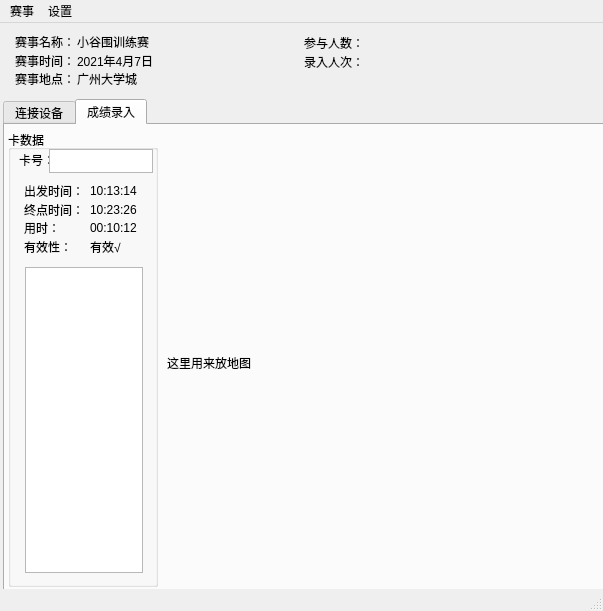
<?xml version="1.0" encoding="UTF-8"?>
<ui version="4.0">
 <class>MainWindow</class>
 <widget class="QMainWindow" name="MainWindow">
  <property name="geometry">
   <rect>
    <x>0</x>
    <y>0</y>
    <width>603</width>
    <height>611</height>
   </rect>
  </property>
  <property name="windowTitle">
   <string>小谷围专用成统</string>
  </property>
  <widget class="QWidget" name="centralwidget">
   <widget class="QTabWidget" name="tabWidget">
    <property name="geometry">
     <rect>
      <x>3</x>
      <y>76</y>
      <width>609</width>
      <height>501</height>
     </rect>
    </property>
    <property name="currentIndex">
     <number>1</number>
    </property>
    <widget class="QWidget" name="tab">
     <attribute name="title">
      <string>连接设备</string>
     </attribute>
     <layout class="QGridLayout" name="gridLayout">
      <item row="0" column="0">
       <widget class="QGroupBox" name="groupBox">
        <property name="sizePolicy">
         <sizepolicy hsizetype="Preferred" vsizetype="Preferred">
          <horstretch>0</horstretch>
          <verstretch>0</verstretch>
         </sizepolicy>
        </property>
        <property name="title">
         <string>主站</string>
        </property>
        <layout class="QHBoxLayout" name="horizontalLayout">
         <item>
          <widget class="QLabel" name="label">
           <property name="text">
            <string>端口：</string>
           </property>
          </widget>
         </item>
         <item>
          <widget class="QComboBox" name="comboBox"/>
         </item>
         <item>
          <widget class="QPushButton" name="pushButton">
           <property name="text">
            <string>连接</string>
           </property>
          </widget>
         </item>
         <item>
          <widget class="QLabel" name="label_2">
           <property name="text">
            <string>未连接</string>
           </property>
          </widget>
         </item>
        </layout>
       </widget>
      </item>
      <item row="0" column="1">
       <spacer name="horizontalSpacer">
        <property name="orientation">
         <enum>Qt::Horizontal</enum>
        </property>
        <property name="sizeHint" stdset="0">
         <size>
          <width>66</width>
          <height>55</height>
         </size>
        </property>
       </spacer>
      </item>
      <item row="0" column="2">
       <widget class="QGroupBox" name="groupBox_3">
        <property name="sizePolicy">
         <sizepolicy hsizetype="Preferred" vsizetype="Preferred">
          <horstretch>0</horstretch>
          <verstretch>0</verstretch>
         </sizepolicy>
        </property>
        <property name="title">
         <string>打印机</string>
        </property>
        <layout class="QHBoxLayout" name="horizontalLayout_2">
         <item>
          <widget class="QLabel" name="label_13">
           <property name="text">
            <string>端口：</string>
           </property>
          </widget>
         </item>
         <item>
          <widget class="QComboBox" name="comboBox_3"/>
         </item>
         <item>
          <widget class="QPushButton" name="pushButton_2">
           <property name="text">
            <string>连接</string>
           </property>
          </widget>
         </item>
         <item>
          <widget class="QLabel" name="label_14">
           <property name="text">
            <string>未连接</string>
           </property>
          </widget>
         </item>
        </layout>
       </widget>
      </item>
      <item row="1" column="0">
       <widget class="QGroupBox" name="groupBox_4">
        <property name="title">
         <string>主站状态</string>
        </property>
       </widget>
      </item>
      <item row="1" column="1">
       <spacer name="horizontalSpacer_2">
        <property name="orientation">
         <enum>Qt::Horizontal</enum>
        </property>
        <property name="sizeHint" stdset="0">
         <size>
          <width>66</width>
          <height>249</height>
         </size>
        </property>
       </spacer>
      </item>
      <item row="1" column="2">
       <widget class="QGroupBox" name="groupBox_5">
        <property name="title">
         <string>打印机状态</string>
        </property>
        <widget class="QCheckBox" name="checkBox">
         <property name="geometry">
          <rect>
           <x>12</x>
           <y>20</y>
           <width>71</width>
           <height>16</height>
          </rect>
         </property>
         <property name="text">
          <string>开启打印</string>
         </property>
        </widget>
       </widget>
      </item>
      <item row="2" column="0" colspan="3">
       <spacer name="verticalSpacer">
        <property name="orientation">
         <enum>Qt::Vertical</enum>
        </property>
        <property name="sizeHint" stdset="0">
         <size>
          <width>582</width>
          <height>133</height>
         </size>
        </property>
       </spacer>
      </item>
     </layout>
    </widget>
    <widget class="QWidget" name="tab_2">
     <attribute name="title">
      <string>成绩录入</string>
     </attribute>
     <widget class="QGroupBox" name="groupBox_2">
      <property name="geometry">
       <rect>
        <x>3</x>
        <y>5</y>
        <width>150</width>
        <height>457</height>
       </rect>
      </property>
      <property name="title">
       <string>卡数据</string>
      </property>
      <widget class="QLabel" name="label_3">
       <property name="geometry">
        <rect>
         <x>11</x>
         <y>22</y>
         <width>32</width>
         <height>16</height>
        </rect>
       </property>
       <property name="text">
        <string>卡号：</string>
       </property>
      </widget>
      <widget class="QTextEdit" name="textEdit">
       <property name="geometry">
        <rect>
         <x>41</x>
         <y>19</y>
         <width>104</width>
         <height>24</height>
        </rect>
       </property>
      </widget>
      <widget class="QTableView" name="tableView">
       <property name="geometry">
        <rect>
         <x>17</x>
         <y>137</y>
         <width>118</width>
         <height>306</height>
        </rect>
       </property>
      </widget>
      <widget class="QWidget" name="">
       <property name="geometry">
        <rect>
         <x>16</x>
         <y>55</y>
         <width>122</width>
         <height>68</height>
        </rect>
       </property>
       <layout class="QFormLayout" name="formLayout">
        <item row="0" column="0">
         <widget class="QLabel" name="label_4">
          <property name="text">
           <string>出发时间：</string>
          </property>
         </widget>
        </item>
        <item row="0" column="1">
         <widget class="QLabel" name="label_17">
          <property name="text">
           <string>10:13:14</string>
          </property>
         </widget>
        </item>
        <item row="1" column="0">
         <widget class="QLabel" name="label_15">
          <property name="text">
           <string>终点时间：</string>
          </property>
         </widget>
        </item>
        <item row="1" column="1">
         <widget class="QLabel" name="label_18">
          <property name="text">
           <string>10:23:26</string>
          </property>
         </widget>
        </item>
        <item row="2" column="0">
         <widget class="QLabel" name="label_16">
          <property name="layoutDirection">
           <enum>Qt::LeftToRight</enum>
          </property>
          <property name="text">
           <string>用时：</string>
          </property>
         </widget>
        </item>
        <item row="2" column="1">
         <widget class="QLabel" name="label_19">
          <property name="text">
           <string>00:10:12</string>
          </property>
         </widget>
        </item>
        <item row="3" column="0">
         <widget class="QLabel" name="label_20">
          <property name="layoutDirection">
           <enum>Qt::LeftToRight</enum>
          </property>
          <property name="text">
           <string>有效性：</string>
          </property>
         </widget>
        </item>
        <item row="3" column="1">
         <widget class="QLabel" name="label_21">
          <property name="text">
           <string>有效√</string>
          </property>
         </widget>
        </item>
       </layout>
      </widget>
     </widget>
     <widget class="QLabel" name="label_22">
      <property name="geometry">
       <rect>
        <x>162</x>
        <y>11</y>
        <width>427</width>
        <height>453</height>
       </rect>
      </property>
      <property name="autoFillBackground">
       <bool>false</bool>
      </property>
      <property name="text">
       <string>这里用来放地图</string>
      </property>
     </widget>
    </widget>
   </widget>
   <widget class="QWidget" name="">
    <property name="geometry">
     <rect>
      <x>15</x>
      <y>12</y>
      <width>62</width>
      <height>50</height>
     </rect>
    </property>
    <layout class="QVBoxLayout" name="verticalLayout">
     <item>
      <widget class="QLabel" name="label_5">
       <property name="text">
        <string>赛事名称：</string>
       </property>
      </widget>
     </item>
     <item>
      <widget class="QLabel" name="label_6">
       <property name="text">
        <string>赛事时间：</string>
       </property>
      </widget>
     </item>
     <item>
      <widget class="QLabel" name="label_7">
       <property name="text">
        <string>赛事地点：</string>
       </property>
      </widget>
     </item>
    </layout>
   </widget>
   <widget class="QWidget" name="">
    <property name="geometry">
     <rect>
      <x>77</x>
      <y>12</y>
      <width>216</width>
      <height>50</height>
     </rect>
    </property>
    <layout class="QVBoxLayout" name="verticalLayout_2">
     <item>
      <widget class="QLabel" name="label_8">
       <property name="text">
        <string>小谷围训练赛</string>
       </property>
      </widget>
     </item>
     <item>
      <widget class="QLabel" name="label_9">
       <property name="text">
        <string>2021年4月7日</string>
       </property>
      </widget>
     </item>
     <item>
      <widget class="QLabel" name="label_10">
       <property name="text">
        <string>广州大学城</string>
       </property>
      </widget>
     </item>
    </layout>
   </widget>
   <widget class="QWidget" name="">
    <property name="geometry">
     <rect>
      <x>304</x>
      <y>13</y>
      <width>62</width>
      <height>32</height>
     </rect>
    </property>
    <layout class="QVBoxLayout" name="verticalLayout_3">
     <item>
      <widget class="QLabel" name="label_11">
       <property name="text">
        <string>参与人数：</string>
       </property>
      </widget>
     </item>
     <item>
      <widget class="QLabel" name="label_12">
       <property name="text">
        <string>录入人次：</string>
       </property>
      </widget>
     </item>
    </layout>
   </widget>
  </widget>
  <widget class="QMenuBar" name="menubar">
   <property name="geometry">
    <rect>
     <x>0</x>
     <y>0</y>
     <width>603</width>
     <height>22</height>
    </rect>
   </property>
   <widget class="QMenu" name="menu">
    <property name="title">
     <string>赛事</string>
    </property>
    <addaction name="actionsaoin"/>
    <addaction name="actionImport"/>
    <addaction name="actionExport"/>
   </widget>
   <widget class="QMenu" name="menu_2">
    <property name="title">
     <string>设置</string>
    </property>
    <addaction name="actionCompetition"/>
    <addaction name="actionMap"/>
   </widget>
   <addaction name="menu"/>
   <addaction name="menu_2"/>
  </widget>
  <widget class="QStatusBar" name="statusbar"/>
  <action name="actionsaoin">
   <property name="text">
    <string>New</string>
   </property>
  </action>
  <action name="actionImport">
   <property name="text">
    <string>Import</string>
   </property>
  </action>
  <action name="actionExport">
   <property name="text">
    <string>Save</string>
   </property>
   <property name="shortcut">
    <string>Ctrl+S</string>
   </property>
  </action>
  <action name="actionCompetition">
   <property name="text">
    <string>Competition</string>
   </property>
  </action>
  <action name="actionMap">
   <property name="text">
    <string>Map</string>
   </property>
  </action>
 </widget>
 <resources/>
 <connections/>
 <designerdata>
  <property name="gridDeltaX">
   <number>10</number>
  </property>
  <property name="gridDeltaY">
   <number>10</number>
  </property>
  <property name="gridSnapX">
   <bool>false</bool>
  </property>
  <property name="gridSnapY">
   <bool>false</bool>
  </property>
  <property name="gridVisible">
   <bool>true</bool>
  </property>
 </designerdata>
</ui>
